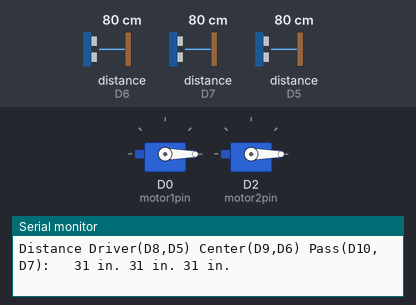
Recording of a sketch running on a simulated ESP8266 (NodeMCU). Shown: 2 × servo, the last lines printed to the serial monitor. Inputs (shaded band) come from the test bench; at power-on: distance to the obstacle (sensors on D6, D7, D5) 80 cm.

Above: at 1.2 s.
1.3 s: distance to the obstacle (sensor on D6) set to 9 cm
4.3 s: distance to the obstacle (sensor on D6) set to 6 cm
At 5.6 s:
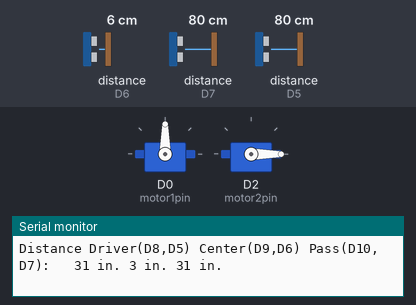
7.3 s: distance to the obstacle (sensor on D6) set to 18 cm
At 9.4 s:
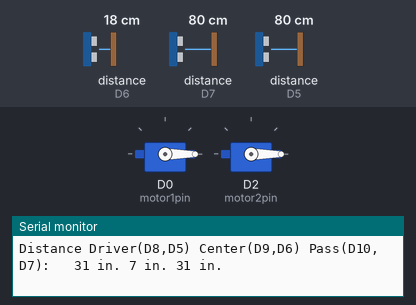
12.5 s: distance to the obstacle (sensor on D7) set to 9 cm
14.0 s: distance to the obstacle (sensor on D7) set to 6 cm
At 16.1 s:
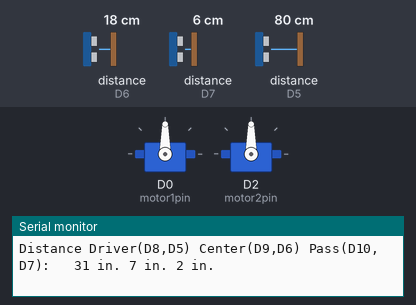
Timing chart, 0 to 18.0 s (numbered marks = the images above; inputs shaded):
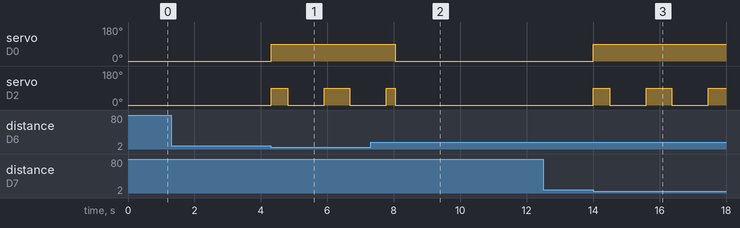

The sketch:

RobotGoStopTurn.ino
```cpp
#include <Ultrasonic.h>
#include <Servo.h>


#define motor1pin D0
#define motor2pin D2

Servo motor1;  // Creates a servo object called "motor1"
Servo motor2;  // Creates a servo object called "motor2"

Ultrasonic ultrasonic_driver(D8, D5);  // An ultrasonic sensor HC-04
Ultrasonic ultrasonic_center(D9, D6);  // An ultrasonic sensor HC-04
Ultrasonic ultrasonic_pass(D10, D7);  // An ultrasonic sensor HC-04

void setup() {
  // put your setup code here, to run once:

  Serial.begin(115200);

  motor1.attach(motor1pin);  // D0 will be a servo motor pin – Driver Side
  motor2.attach(motor2pin);  // D2 will be a servo motor pin – Passenger Side
  motor1.write(90); // Turns motor 1 off
  motor2.write(90); // Turns motor 2 off


}

void loop() {
  // put your main code here, to run repeatedly:
     Serial.print("Distance Driver(D8,D5) Center(D9,D6) Pass(D10,D7):   ");  // Print a caption
     Serial.print(ultrasonic_driver.read(INC));
     Serial.print(" in. ");
     Serial.print(ultrasonic_center.read(INC));
     Serial.print(" in. ");
     Serial.print(ultrasonic_pass.read(INC));
     Serial.println(" in. ");


    motor1.write(0);
    motor2.write(0);

  if (ultrasonic_driver.read(INC) < 2.75 || ultrasonic_center.read(INC) < 2.75 || ultrasonic_pass.read(INC) < 2.75) {
    motor1.write(90);
    motor2.write(90);
    delay(500);
    motor1.write(90);
    motor2.write(0);
    delay(1100);
    motor1.write(90);
    motor2.write(90);
    delay(250);
    motor1.write(90);
    motor2.write(90);
  }

}
```

Measured:
- the behaviour switches between 8 and 7 cm on distance to the obstacle (sensor on D6) (found by bisection; images 0 and 1)
- the behaviour switches between 8 and 7 cm on distance to the obstacle (sensor on D7) (found by bisection; images 2 and 3)
- after the input at 4.3 s, servo on D0 (motor1pin): 0° → 90° at once; servo on D2 (motor2pin): 0° → 90° at once, → 0° 0.50 s later, → 90° 1.1 s later, → 0° 0.77 s later
- after the input at 7.3 s, servo on D0 (motor1pin): 90° → 0° after 0.74 s
- after the input at 14.0 s, servo on D0 (motor1pin): 0° → 90° at once; servo on D2 (motor2pin): goes 90° 0.50 s, 0° 1.1 s, 90° 0.77 s, 0° 1.1 s, then 90°, starting at once
